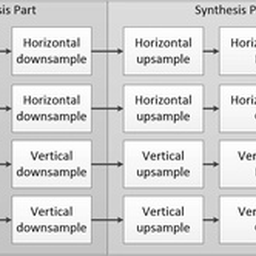
%> input picture block_diag.jpg (cropped and resized to the size of MATLAB's example picture, made grey), 256 x 256 px, given in place of cameraman.tif, which was not available
$ octave filter_bank_04.m   (GNU Octave 9; MATLAB toolbox functions it lacks are replaced by stand-ins)
%> lines starting %> are read from the running program, lines starting %| are printed output that depends on the picture; pictures that were not available may be replaced by others from this repository, and a replacement may not be noted
clear all;
x = imread('cameraman.tif');
%> x is the input picture: size 256x256 uint8; min 18, max 255, mean 216.3
block_diag = imread('block_diag.jpg');

% plot Block diagram
imshow(block_diag);
waitforbuttonpress;

% analysis part
%
% horizontal filtering with H~(z^-1) and G~(z^-1)
x_h_H_tilde = zeros(size(x));
x_h_G_tilde = zeros(size(x));
for i=1:size(x,1)
    x_h_H_tilde(i,:) = H_tilde(x(i,:));
    x_h_G_tilde(i,:) = G_tilde(x(i,:));
end
image_plot(uint8(x_h_H_tilde),'Horizontal H~ Filter',uint8(x_h_G_tilde),'Horizontal G~ Filter');
waitforbuttonpress;

% vertical filtering with H~(z^-1) and G~(z^-1)
x_v_H_tilde = zeros(size(x));
x_v_G_tilde = zeros(size(x));
for i=1:size(x,1)
    x_v_H_tilde(:,i) = H_tilde(x(:,i)')';
    x_v_G_tilde(:,i) = G_tilde(x(:,i)')';
end
image_plot(uint8(x_v_H_tilde),'Vertical H~ Filter',uint8(x_v_G_tilde),'Vertical G~ Filter');
waitforbuttonpress;

% horizontal downsampling with a factor of 2
x_h_H_down = zeros(size(x,1),ceil(size(x,2)/2));
x_h_G_down = zeros(size(x,1),ceil(size(x,2)/2));
for i=1:size(x,1)
    x_h_H_down(i,:) = downsample(x_h_H_tilde(i,:),2);
    x_h_G_down(i,:) = downsample(x_h_G_tilde(i,:),2);
end
image_plot(uint8(x_h_H_down),'Horizontal downsampling',uint8(x_h_G_down),'Horizontal downsampling');
waitforbuttonpress;

% vertical downsampling with a factor of 2
x_v_H_down = zeros(ceil(size(x,1)/2),size(x,2));
x_v_G_down = zeros(ceil(size(x,1)/2),size(x,2));
for i=1:size(x,1)
    x_v_H_down(:,i) = downsample(x_v_H_tilde(:,i)',2);
    x_v_G_down(:,i) = downsample(x_v_G_tilde(:,i)',2);
end
image_plot(uint8(x_v_H_down),'Vertical downsampling',uint8(x_v_G_down),'Vertical downsampling');
waitforbuttonpress;

% synthesis part
%
% horizontal upsampling with a factor of 2
x_h_H_up = zeros(size(x_h_H_down,1),2*size(x_h_H_down,2));
x_h_G_up = zeros(size(x_h_G_down,1),2*size(x_h_G_down,2));
for i=1:size(x_h_H_up,1)
    x_h_H_up(i,:) = upsample(x_h_H_down(i,:),2);
    x_h_G_up(i,:) = upsample(x_h_G_down(i,:),2);
end
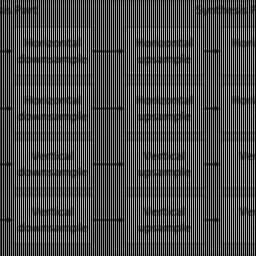
%> x_h_G_up: size 256x256 double; min 0, max 180, mean 76.1
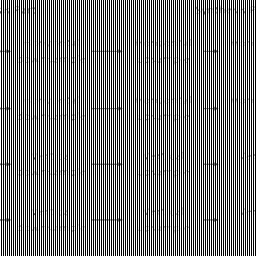
%> x_h_H_up: size 256x256 double; min 0, max 255, mean 126.4
image_plot(uint8(x_h_H_up),'Horizontal upsampling',uint8(x_h_G_up),'Horizontal upsampling');
waitforbuttonpress;

% vertical upsampling with a factor of 2
x_v_H_up = zeros(2*size(x_v_H_down,1),size(x_v_H_down,2));
x_v_G_up = zeros(2*size(x_v_G_down,1),size(x_v_G_down,2));
for i=1:size(x_v_H_up,2)
    x_v_H_up(:,i) = upsample(x_v_H_down(:,i)',2);
    x_v_G_up(:,i) = upsample(x_v_G_down(:,i)',2);
end
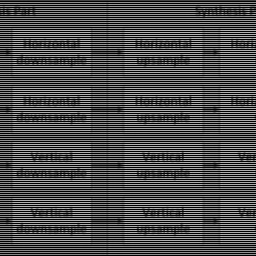
%> x_v_G_up: size 256x256 double; min 0, max 180, mean 76.2
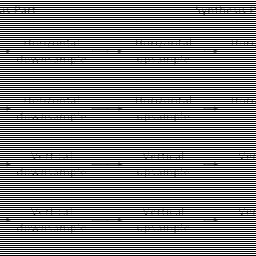
%> x_v_H_up: size 256x256 double; min 0, max 255, mean 126.2
image_plot(uint8(x_v_H_up),'Vertical upsampling',uint8(x_v_G_up),'Vertical upsampling');
waitforbuttonpress;

% horizontal filtering with H(z) and G(z)
x_h_H = zeros(size(x_h_H_up));
x_h_G = zeros(size(x_h_H_up));
for i=1:size(x_h_H,1)
    x_h_H(i,:) = H(x_h_H_up(i,:));
    x_h_G(i,:) = G(x_h_G_up(i,:));
end
image_plot(uint8(x_h_H),'Horizontal H Filter',uint8(x_h_G),'Horizontal G Filter');
waitforbuttonpress;

% vertical filtering with H(z) and G(z)
x_v_H = zeros(size(x_v_H_up));
x_v_G = zeros(size(x_v_G_up));
for i=1:size(x_v_H,2)
    x_v_H(:,i) = H(x_v_H_up(:,i)')';
    x_v_G(:,i) = G(x_v_G_up(:,i)')';
end
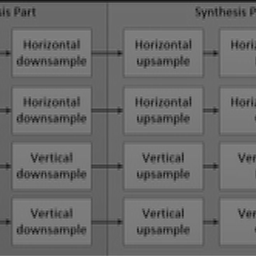
%> x_v_G: size 256x256 double; min 11.84, max 136.5, mean 107.7
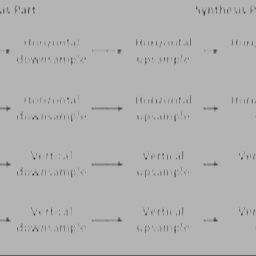
%> x_v_H: size 256x256 double; min 50.91, max 180.3, mean 178.2
image_plot(uint8(x_v_H),'Vertical H Filter',uint8(x_v_G),'Vertical G Filter');
waitforbuttonpress;

% add all 4 filtered images with a subsequent devision by 4 to remove the additional signal power
x_head = (x_h_G + x_v_G + x_h_H + x_v_H)/4;
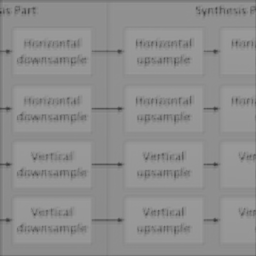
%> x_head: size 256x256 double; min 54.8, max 156.8, mean 143
image_plot(x,'original image',uint8(x_head),'filtered image');

function p=image_plot(img01,t1,img02,t2)
    subplot(1,2,1)
    imshow(img01)
    title(t1)
    subplot(1,2,2)
    imshow(img02)
    title(t2)
end

function x_ext=ext_col_zeros(x,a,b)
    % extend the matrix columns with a zero columns to the left and b zero
    % columns to the right
     x_ext = [zeros(size(x,1),a) x zeros(size(x,1),b)];
end

function x_ext=ext_row_zeros(x,a,b)
    % extend the matrix rows with a zero rows at the top and b zero
    % rows at the bottom
     x_ext = [zeros(a,size(x,2)); x ;zeros(b,size(x,2))];
end

function x_ext=extention(x,a,b)
    x_ext = ext_col_zeros(x,a,b);
end

function x_conv=my_conv(x,h,h0i)
    % input parameter:
    %   x       signal
    %   h       filter coefficents
    %   h0i     index of filter coeff h0
    x_ext = extention(x,h0i-1,size(h,2)-h0i);
    x_conv = zeros(1,length(x));
    for i=1:length(x)
        for j=1:length(h)
            x_conv(i) = x_conv(i) + h(j)*x_ext(i+j-1);
        end
    end
end

function y=H(x)
    % lowpass filter H(z) = sqrt(2)/4*(z+2+z^-1)
    h=[sqrt(2)/4,sqrt(2)/2,sqrt(2)/4]; % filter coefficents [h-1,h0,h1]
    y = my_conv(x,h,2);
end

function y=H_tilde(x)
    % lowpass filter H~(z^-1) = sqrt(2)/8*(-z^-2+2z^-1+6+2z-z^2)
    h=[-sqrt(2)/8,sqrt(2)/4,(3*sqrt(2))/4,sqrt(2)/4,-sqrt(2)/8]; % filter coefficents [h-2,h-1,h0,h1,h2]
    y = my_conv(x,h,3);
end

function y=G(x)
    % high filter G(z) = sqrt(2)/8*(-z^-3+2z^-2-6z^-1+2-z^1)
    g=[-sqrt(2)/8,sqrt(2)/4,(3*sqrt(2))/4,sqrt(2)/4,-sqrt(2)/8]; % filter coefficents [g-3,g-2,g-1,g0,g1]
    y = my_conv(x,g,4);
end

function y=G_tilde(x)
    % highpass filter G~(z^-1) = sqrt(2)/4*(-z^-2-2z^-1+1)
    g=[sqrt(2)/4,-sqrt(2)/2,sqrt(2)/4]; % filter coefficents [g-2,g-1,g0]
    y = my_conv(x,g,3);
end
